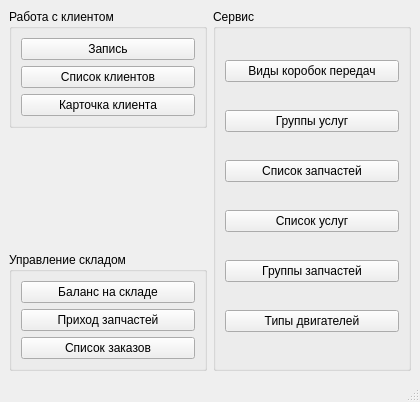
<?xml version="1.0" encoding="UTF-8"?>
<ui version="4.0">
 <class>MainWindow</class>
 <widget class="QMainWindow" name="MainWindow">
  <property name="geometry">
   <rect>
    <x>0</x>
    <y>0</y>
    <width>420</width>
    <height>402</height>
   </rect>
  </property>
  <property name="windowTitle">
   <string>Главное меню</string>
  </property>
  <widget class="QWidget" name="centralwidget">
   <layout class="QGridLayout" name="gridLayout_3">
    <item row="1" column="0">
     <spacer name="verticalSpacer">
      <property name="orientation">
       <enum>Qt::Vertical</enum>
      </property>
      <property name="sizeHint" stdset="0">
       <size>
        <width>20</width>
        <height>40</height>
       </size>
      </property>
     </spacer>
    </item>
    <item row="0" column="0">
     <widget class="QSplitter" name="splitter">
      <property name="orientation">
       <enum>Qt::Vertical</enum>
      </property>
      <widget class="QGroupBox" name="groupBox">
       <property name="title">
        <string>Работа с клиентом</string>
       </property>
       <layout class="QVBoxLayout" name="verticalLayout">
        <item>
         <widget class="QPushButton" name="record_window">
          <property name="text">
           <string>Запись</string>
          </property>
         </widget>
        </item>
        <item>
         <widget class="QPushButton" name="list_of_client">
          <property name="text">
           <string>Список клиентов</string>
          </property>
         </widget>
        </item>
        <item>
         <widget class="QPushButton" name="client_card">
          <property name="text">
           <string>Карточка клиента</string>
          </property>
         </widget>
        </item>
       </layout>
      </widget>
     </widget>
    </item>
    <item row="0" column="1" rowspan="3">
     <widget class="QGroupBox" name="groupBox_2">
      <property name="title">
       <string>Сервис</string>
      </property>
      <layout class="QVBoxLayout" name="verticalLayout_2">
       <item>
        <widget class="QPushButton" name="types_of_gearbox">
         <property name="styleSheet">
          <string notr="true"/>
         </property>
         <property name="text">
          <string>Виды коробок передач</string>
         </property>
        </widget>
       </item>
       <item>
        <widget class="QPushButton" name="service_groups">
         <property name="text">
          <string>Группы услуг</string>
         </property>
        </widget>
       </item>
       <item>
        <widget class="QPushButton" name="list_of_parts">
         <property name="text">
          <string>Список запчастей</string>
         </property>
        </widget>
       </item>
       <item>
        <widget class="QPushButton" name="list_of_services">
         <property name="text">
          <string>Список услуг</string>
         </property>
        </widget>
       </item>
       <item>
        <widget class="QPushButton" name="group_of_parts">
         <property name="text">
          <string>Группы запчастей</string>
         </property>
        </widget>
       </item>
       <item>
        <widget class="QPushButton" name="engine_types">
         <property name="text">
          <string>Типы двигателей</string>
         </property>
        </widget>
       </item>
      </layout>
     </widget>
    </item>
    <item row="2" column="0">
     <widget class="QGroupBox" name="groupBox_3">
      <property name="title">
       <string>Управление складом</string>
      </property>
      <layout class="QVBoxLayout" name="verticalLayout_3">
       <item>
        <widget class="QPushButton" name="stock_balance">
         <property name="text">
          <string>Баланс на складе</string>
         </property>
        </widget>
       </item>
       <item>
        <widget class="QPushButton" name="arrival_of_parts">
         <property name="text">
          <string>Приход запчастей</string>
         </property>
        </widget>
       </item>
       <item>
        <widget class="QPushButton" name="list_of_orders">
         <property name="text">
          <string>Список заказов</string>
         </property>
        </widget>
       </item>
      </layout>
     </widget>
    </item>
   </layout>
  </widget>
  <widget class="QStatusBar" name="statusbar"/>
  <widget class="QMenuBar" name="menubar">
   <property name="geometry">
    <rect>
     <x>0</x>
     <y>0</y>
     <width>420</width>
     <height>24</height>
    </rect>
   </property>
  </widget>
 </widget>
 <resources/>
 <connections/>
</ui>
